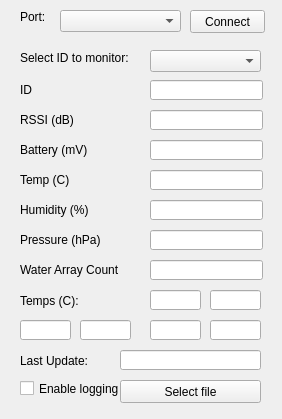
<?xml version="1.0" encoding="UTF-8"?>
<ui version="4.0">
 <class>Widget</class>
 <widget class="QWidget" name="Widget">
  <property name="geometry">
   <rect>
    <x>0</x>
    <y>0</y>
    <width>282</width>
    <height>419</height>
   </rect>
  </property>
  <property name="windowTitle">
   <string>IOTBuoyLog</string>
  </property>
  <widget class="QPushButton" name="butConnect">
   <property name="geometry">
    <rect>
     <x>190</x>
     <y>10</y>
     <width>75</width>
     <height>23</height>
    </rect>
   </property>
   <property name="text">
    <string>Connect</string>
   </property>
  </widget>
  <widget class="QComboBox" name="comboPorts">
   <property name="geometry">
    <rect>
     <x>60</x>
     <y>10</y>
     <width>121</width>
     <height>22</height>
    </rect>
   </property>
  </widget>
  <widget class="QLabel" name="label">
   <property name="geometry">
    <rect>
     <x>20</x>
     <y>10</y>
     <width>47</width>
     <height>13</height>
    </rect>
   </property>
   <property name="text">
    <string>Port:</string>
   </property>
  </widget>
  <widget class="QLineEdit" name="lineBatt">
   <property name="geometry">
    <rect>
     <x>150</x>
     <y>140</y>
     <width>113</width>
     <height>20</height>
    </rect>
   </property>
  </widget>
  <widget class="QLineEdit" name="lineTemp">
   <property name="geometry">
    <rect>
     <x>150</x>
     <y>170</y>
     <width>113</width>
     <height>20</height>
    </rect>
   </property>
  </widget>
  <widget class="QLineEdit" name="lineRH">
   <property name="geometry">
    <rect>
     <x>150</x>
     <y>200</y>
     <width>113</width>
     <height>20</height>
    </rect>
   </property>
  </widget>
  <widget class="QLineEdit" name="linePress">
   <property name="geometry">
    <rect>
     <x>150</x>
     <y>230</y>
     <width>113</width>
     <height>20</height>
    </rect>
   </property>
  </widget>
  <widget class="QLineEdit" name="lineTempArrCnt">
   <property name="geometry">
    <rect>
     <x>150</x>
     <y>260</y>
     <width>113</width>
     <height>20</height>
    </rect>
   </property>
  </widget>
  <widget class="QLabel" name="label_2">
   <property name="geometry">
    <rect>
     <x>20</x>
     <y>140</y>
     <width>121</width>
     <height>20</height>
    </rect>
   </property>
   <property name="text">
    <string>Battery (mV)</string>
   </property>
  </widget>
  <widget class="QLabel" name="label_3">
   <property name="geometry">
    <rect>
     <x>20</x>
     <y>170</y>
     <width>121</width>
     <height>20</height>
    </rect>
   </property>
   <property name="text">
    <string>Temp (C)</string>
   </property>
  </widget>
  <widget class="QLabel" name="label_4">
   <property name="geometry">
    <rect>
     <x>20</x>
     <y>200</y>
     <width>121</width>
     <height>20</height>
    </rect>
   </property>
   <property name="text">
    <string>Humidity (%)</string>
   </property>
  </widget>
  <widget class="QLabel" name="label_5">
   <property name="geometry">
    <rect>
     <x>20</x>
     <y>230</y>
     <width>121</width>
     <height>20</height>
    </rect>
   </property>
   <property name="text">
    <string>Pressure (hPa)</string>
   </property>
  </widget>
  <widget class="QLabel" name="label_6">
   <property name="geometry">
    <rect>
     <x>20</x>
     <y>260</y>
     <width>101</width>
     <height>20</height>
    </rect>
   </property>
   <property name="text">
    <string>Water Array Count</string>
   </property>
  </widget>
  <widget class="QLineEdit" name="lineT1">
   <property name="geometry">
    <rect>
     <x>150</x>
     <y>290</y>
     <width>51</width>
     <height>20</height>
    </rect>
   </property>
  </widget>
  <widget class="QLineEdit" name="lineT2">
   <property name="geometry">
    <rect>
     <x>210</x>
     <y>290</y>
     <width>51</width>
     <height>20</height>
    </rect>
   </property>
  </widget>
  <widget class="QLineEdit" name="lineT3">
   <property name="geometry">
    <rect>
     <x>20</x>
     <y>320</y>
     <width>51</width>
     <height>20</height>
    </rect>
   </property>
  </widget>
  <widget class="QLineEdit" name="lineT4">
   <property name="geometry">
    <rect>
     <x>80</x>
     <y>320</y>
     <width>51</width>
     <height>20</height>
    </rect>
   </property>
  </widget>
  <widget class="QLineEdit" name="lineT5">
   <property name="geometry">
    <rect>
     <x>150</x>
     <y>320</y>
     <width>51</width>
     <height>20</height>
    </rect>
   </property>
  </widget>
  <widget class="QLabel" name="label_7">
   <property name="geometry">
    <rect>
     <x>20</x>
     <y>290</y>
     <width>71</width>
     <height>21</height>
    </rect>
   </property>
   <property name="text">
    <string>Temps (C):</string>
   </property>
  </widget>
  <widget class="QCheckBox" name="checkLog">
   <property name="geometry">
    <rect>
     <x>20</x>
     <y>380</y>
     <width>101</width>
     <height>17</height>
    </rect>
   </property>
   <property name="text">
    <string>Enable logging</string>
   </property>
  </widget>
  <widget class="QPushButton" name="butSelectFile">
   <property name="geometry">
    <rect>
     <x>120</x>
     <y>380</y>
     <width>141</width>
     <height>23</height>
    </rect>
   </property>
   <property name="text">
    <string>Select file</string>
   </property>
  </widget>
  <widget class="QLabel" name="label_8">
   <property name="geometry">
    <rect>
     <x>20</x>
     <y>350</y>
     <width>81</width>
     <height>21</height>
    </rect>
   </property>
   <property name="text">
    <string>Last Update:</string>
   </property>
  </widget>
  <widget class="QLineEdit" name="lineLastUpdate">
   <property name="geometry">
    <rect>
     <x>120</x>
     <y>350</y>
     <width>141</width>
     <height>20</height>
    </rect>
   </property>
  </widget>
  <widget class="QLabel" name="label_9">
   <property name="geometry">
    <rect>
     <x>20</x>
     <y>110</y>
     <width>121</width>
     <height>20</height>
    </rect>
   </property>
   <property name="text">
    <string>RSSI (dB)</string>
   </property>
  </widget>
  <widget class="QLabel" name="label_10">
   <property name="geometry">
    <rect>
     <x>20</x>
     <y>80</y>
     <width>121</width>
     <height>20</height>
    </rect>
   </property>
   <property name="text">
    <string>ID</string>
   </property>
  </widget>
  <widget class="QLineEdit" name="lineRSSI">
   <property name="geometry">
    <rect>
     <x>150</x>
     <y>110</y>
     <width>113</width>
     <height>20</height>
    </rect>
   </property>
  </widget>
  <widget class="QLineEdit" name="lineID">
   <property name="geometry">
    <rect>
     <x>150</x>
     <y>80</y>
     <width>113</width>
     <height>20</height>
    </rect>
   </property>
  </widget>
  <widget class="QComboBox" name="comboID">
   <property name="geometry">
    <rect>
     <x>150</x>
     <y>50</y>
     <width>111</width>
     <height>22</height>
    </rect>
   </property>
  </widget>
  <widget class="QLabel" name="label_11">
   <property name="geometry">
    <rect>
     <x>20</x>
     <y>50</y>
     <width>111</width>
     <height>16</height>
    </rect>
   </property>
   <property name="text">
    <string>Select ID to monitor:</string>
   </property>
  </widget>
  <widget class="QLineEdit" name="lineT6">
   <property name="geometry">
    <rect>
     <x>210</x>
     <y>320</y>
     <width>51</width>
     <height>20</height>
    </rect>
   </property>
  </widget>
 </widget>
 <layoutdefault spacing="6" margin="11"/>
 <resources/>
 <connections/>
</ui>
